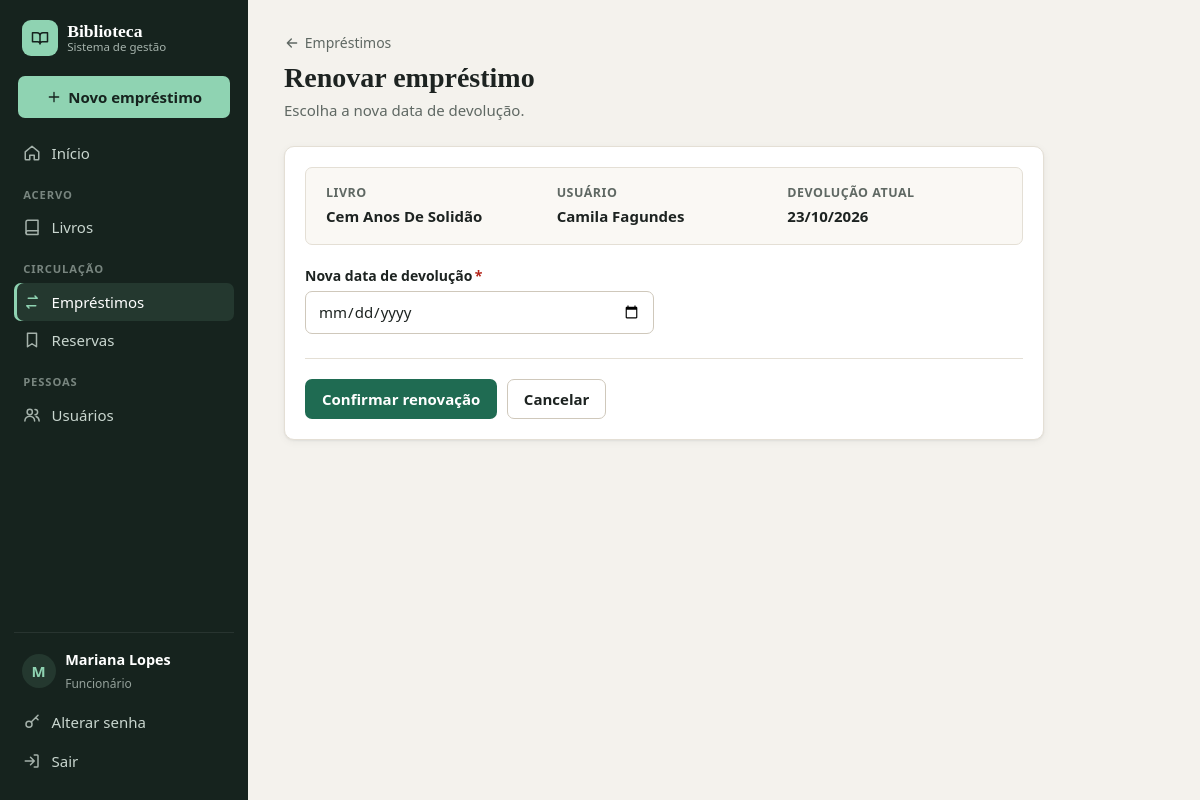
Screenshot of /renovar_emprestimo/28/ (signed in) with the database file from the repository.
### meu_app/models.py (models this page shows, shortened)
class Emprestimo(models.Model):
    STATUS_CHOICES = [
        ('A', 'Ativo'),
        ('D', 'Devolvido'),
        ('P', 'Perdido'),
        ('X', 'Danificado'),
    ]
    usuario = models.ForeignKey(Usuario, on_delete=models.PROTECT, related_name='emprestimos')
    livro = models.ForeignKey(Livro, on_delete=models.PROTECT, related_name='emprestimos')
    funcionario = models.ForeignKey(settings.AUTH_USER_MODEL, on_delete=models.PROTECT)
    data_retirada = models.DateField(default=timezone.localdate)
    data_prevista_devolucao = models.DateField()
    data_devolucao = models.DateField(null=True, blank=True)
    status = models.CharField(max_length=1, choices=STATUS_CHOICES, default='A')
    observacao = models.TextField(blank=True)

class Livro(models.Model):
    titulo = models.CharField(max_length=200)
    autor = models.CharField(max_length=150)
    editora = models.CharField(max_length=120)
    ano_publicacao = models.PositiveIntegerField()
    isbn = models.CharField(max_length=20, unique=True)
    genero = models.CharField(max_length=100)
    quantidade_total = models.PositiveIntegerField(default=1)
    quantidade_disponivel = models.PositiveIntegerField(default=1)
    capa = models.FileField(upload_to='capas/', blank=True, null=True)
    ativo = models.BooleanField(default=True)

class Usuario(models.Model):
    nome = models.CharField(max_length=150)
    cpf = models.CharField(max_length=14, unique=True)
    telefone = models.CharField(max_length=20)
    endereco = models.CharField(max_length=250)
    ativo = models.BooleanField(default=True)
    bloqueado = models.BooleanField(default=False)
    data_cadastro = models.DateTimeField(auto_now_add=True)

### meu_app/views.py (the view)
# urls.py: path('renovar_emprestimo/<int:id>/', views.renovar_emprestimo, name='renovar_emprestimo'),
@login_required
def renovar_emprestimo(request, id):
    emprestimo = Emprestimo.objects.get(id=id, status='A')
    reservado = Reserva.objects.filter(
        livro=emprestimo.livro,
        status__in=['P', 'D'],
    ).exclude(usuario=emprestimo.usuario).exists()
    if reservado:
        mensagem = f'O livro {emprestimo.livro.titulo} está reservado para outro usuário e não pode ser renovado'
        messages.error(request, mensagem)
        return redirect('listar_emprestimos')
    if request.method == 'POST':
        form = RenovacaoForm(request.POST, emprestimo=emprestimo)
        if form.is_valid():
            emprestimo.data_prevista_devolucao = form.cleaned_data['nova_data_devolucao']
            emprestimo.save()
            mensagem_confirmacao = f'Empréstimo renovado até {emprestimo.data_prevista_devolucao:%d/%m/%Y}!'
            messages.success(request, mensagem_confirmacao)
            return redirect('listar_emprestimos')
    else:
        form = RenovacaoForm(emprestimo=emprestimo)
    dados = {
        'formulario': form,
        'emprestimo': emprestimo,
    }
    return render(request, 'renovar_emprestimo.html', dados)

### meu_app/forms.py (shortened to what this page needs)
class RenovacaoForm(forms.Form):
    nova_data_devolucao = forms.DateField(
        label='Nova data de devolução',
        widget=forms.DateInput(attrs={
            'type': 'date',
            'class': 'form-control'
        })
    )
    def __init__(self, *args, **kwargs):
        self.emprestimo = kwargs.pop('emprestimo')
        super().__init__(*args, **kwargs)

### meu_app/templates/renovar_emprestimo.html (shortened to what this page needs)
{% extends 'base.html' %}
{% block conteudo %}
<div class="cabecalho-pagina">
    <div>
        <a class="link-voltar" href="{% url 'listar_emprestimos' %}">{% include '_icone.html' with nome='voltar' tamanho=16 %} Empréstimos</a>
        <h1>Renovar empréstimo</h1>
        <p>Escolha a nova data de devolução.</p>
    </div>
</div>
<div class="painel form-estreito">
    <div class="painel-corpo">
        <dl class="resumo">
            <div><dt>Livro</dt><dd>{{ emprestimo.livro.titulo }}</dd></div>
            <div><dt>Usuário</dt><dd>{{ emprestimo.usuario.nome }}</dd></div>
            <div><dt>Devolução atual</dt><dd>{{ emprestimo.data_prevista_devolucao|date:'d/m/Y' }}</dd></div>
        </dl>
        <form method="post">
            {% include '_campos.html' with form=formulario %}
            <div class="form-botoes">
                <button type="submit" class="botao">Confirmar renovação</button>
                <a class="botao botao-secundario" href="{% url 'listar_emprestimos' %}">Cancelar</a>
            </div>
        </form>
    </div>
</div>
{% endblock %}

### meu_app/templates/_menu.html (shortened to what this page needs)
{% if user.is_authenticated %}
{% with rota=request.resolver_match.url_name %}
<aside class="barra-lateral nao-imprimir">
    <a class="marca" href="{% url 'index' %}">
        <span class="marca-icone">{% include '_icone.html' with nome='logo' %}</span>
        <span class="marca-nome">Biblioteca <small>Sistema de gestão</small></span>
    </a>
    <a class="lateral-cta" href="{% url 'cadastrar_emprestimo' %}">
        {% include '_icone.html' with nome='mais' tamanho=16 %} Novo empréstimo
    </a>
    <nav>
        <div class="menu-grupo">
            <a class="menu-link {% if rota == 'index' %}ativo{% endif %}" href="{% url 'index' %}">
                {% include '_icone.html' with nome='inicio' %} Início
            </a>
        </div>
        <div class="menu-grupo">
            <span class="menu-grupo-titulo">Acervo</span>
            <a class="menu-link {% if 'livro' in rota %}ativo{% endif %}" href="{% url 'listar_livros' %}">
                {% include '_icone.html' with nome='livro' %} Livros
            </a>
        </div>
        <div class="menu-grupo">
            <span class="menu-grupo-titulo">Circulação</span>
            <a class="menu-link {% if 'emprestimo' in rota or rota == 'registrar_ocorrencia' %}ativo{% endif %}" href="{% url 'listar_emprestimos' %}">
                {% include '_icone.html' with nome='emprestimo' %} Empréstimos
            </a>
            <a class="menu-link {% if 'reserva' in rota %}ativo{% endif %}" href="{% url 'listar_reservas' %}">
                {% include '_icone.html' with nome='reserva' %} Reservas
            </a>
        </div>
        <div class="menu-grupo">
            <span class="menu-grupo-titulo">Pessoas</span>
            <a class="menu-link {% if 'usuario' in rota %}ativo{% endif %}" href="{% url 'listar_usuarios' %}">
                {% include '_icone.html' with nome='usuarios' %} Usuários
            </a>
        </div>
    </nav>
    <div class="menu-usuario">
        <div class="usuario-info">
            <span class="avatar">{{ user.first_name|default:user.username|first }}</span>
            <div>
                <strong>{{ user.get_full_name|default:user.username }}</strong>
                <small>{% if user.is_superuser %}Administrador{% else %}Funcionário{% endif %}</small>
            </div>
        </div>
        <a class="menu-link {% if rota == 'alterar_senha' %}ativo{% endif %}" href="{% url 'alterar_senha' %}">
            {% include '_icone.html' with nome='senha' %} Alterar senha
        </a>
        <form method="post" action="{% url 'logout' %}">
            <button type="submit" class="menu-link menu-link-botao">
                {% include '_icone.html' with nome='sair' %} Sair
            </button>
        </form>
    </div>
</aside>
{% endwith %}
{% endif %}

### rows the page displays
Emprestimo: livro.titulo "Cem Anos De Solidão", usuario.nome "Camila Fagundes", data_prevista_devolucao "23/10/2026"

### other values shown
{{ user.first_name|default:user.username|first }} "M"
{{ user.get_full_name|default:user.username }} "Mariana Lopes"
{{ campo.label }} "Nova data de devolução"
